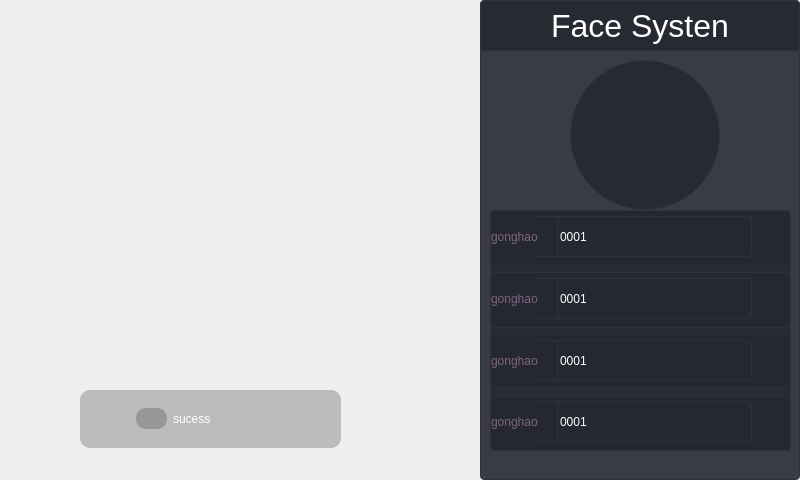
<?xml version="1.0" encoding="UTF-8"?>
<ui version="4.0">
 <class>FaceAttence</class>
 <widget class="QMainWindow" name="FaceAttence">
  <property name="geometry">
   <rect>
    <x>0</x>
    <y>0</y>
    <width>800</width>
    <height>480</height>
   </rect>
  </property>
  <property name="windowTitle">
   <string>FaceAttence</string>
  </property>
  <widget class="QWidget" name="centralwidget">
   <widget class="QWidget" name="widget" native="true">
    <property name="geometry">
     <rect>
      <x>0</x>
      <y>0</y>
      <width>480</width>
      <height>480</height>
     </rect>
    </property>
    <property name="styleSheet">
     <string notr="true"/>
    </property>
    <widget class="QWidget" name="widget_2" native="true">
     <property name="geometry">
      <rect>
       <x>80</x>
       <y>390</y>
       <width>261</width>
       <height>58</height>
      </rect>
     </property>
     <property name="styleSheet">
      <string notr="true">background-color: rgba(49, 50, 54,69);
border-radius:10px;</string>
     </property>
     <layout class="QGridLayout" name="gridLayout">
      <item row="0" column="0">
       <layout class="QHBoxLayout" name="horizontalLayout">
        <item>
         <spacer name="horizontalSpacer">
          <property name="orientation">
           <enum>Qt::Horizontal</enum>
          </property>
          <property name="sizeHint" stdset="0">
           <size>
            <width>40</width>
            <height>20</height>
           </size>
          </property>
         </spacer>
        </item>
        <item>
         <widget class="QLabel" name="label">
          <property name="minimumSize">
           <size>
            <width>31</width>
            <height>21</height>
           </size>
          </property>
          <property name="maximumSize">
           <size>
            <width>31</width>
            <height>21</height>
           </size>
          </property>
          <property name="styleSheet">
           <string notr="true">image: url(:/true.png);</string>
          </property>
          <property name="text">
           <string/>
          </property>
         </widget>
        </item>
        <item>
         <widget class="QLabel" name="label_2">
          <property name="styleSheet">
           <string notr="true">font: 25 24pt &quot;mry_KacstQurn&quot;;
border:none;
background-color: rgba(49, 50, 54,0);
color: rgb(255, 255, 255);</string>
          </property>
          <property name="text">
           <string>sucess</string>
          </property>
         </widget>
        </item>
       </layout>
      </item>
      <item row="0" column="1">
       <spacer name="horizontalSpacer_2">
        <property name="orientation">
         <enum>Qt::Horizontal</enum>
        </property>
        <property name="sizeHint" stdset="0">
         <size>
          <width>40</width>
          <height>20</height>
         </size>
        </property>
       </spacer>
      </item>
     </layout>
    </widget>
    <widget class="QLabel" name="headpicLb">
     <property name="geometry">
      <rect>
       <x>90</x>
       <y>60</y>
       <width>266</width>
       <height>266</height>
      </rect>
     </property>
     <property name="styleSheet">
      <string notr="true">image: url(:/Circle.png);</string>
     </property>
     <property name="text">
      <string/>
     </property>
    </widget>
    <widget class="QLabel" name="vdieoLb">
     <property name="geometry">
      <rect>
       <x>0</x>
       <y>0</y>
       <width>480</width>
       <height>480</height>
      </rect>
     </property>
     <property name="text">
      <string/>
     </property>
    </widget>
    <zorder>vdieoLb</zorder>
    <zorder>widget_2</zorder>
    <zorder>headpicLb</zorder>
   </widget>
   <widget class="QWidget" name="widget_3" native="true">
    <property name="geometry">
     <rect>
      <x>480</x>
      <y>0</y>
      <width>320</width>
      <height>480</height>
     </rect>
    </property>
    <property name="styleSheet">
     <string notr="true">QWidget{
		border:1px solid #313236;
		border-radius:4px;	
		background-color: rgba(37, 40, 49,0.9);
}

QWidget#tital_Lb{
		font: 24pt;
		color:rgb(255,255,255)
}

QWidget#head_Lb{
		border-radius:75px;
}</string>
    </property>
    <widget class="QLabel" name="tital_Lb">
     <property name="geometry">
      <rect>
       <x>0</x>
       <y>0</y>
       <width>320</width>
       <height>51</height>
      </rect>
     </property>
     <property name="text">
      <string>Face Systen</string>
     </property>
     <property name="alignment">
      <set>Qt::AlignCenter</set>
     </property>
    </widget>
    <widget class="QLabel" name="head_Lb">
     <property name="geometry">
      <rect>
       <x>90</x>
       <y>60</y>
       <width>150</width>
       <height>150</height>
      </rect>
     </property>
     <property name="text">
      <string/>
     </property>
    </widget>
    <widget class="QWidget" name="">
     <property name="geometry">
      <rect>
       <x>10</x>
       <y>210</y>
       <width>301</width>
       <height>241</height>
      </rect>
     </property>
     <layout class="QVBoxLayout" name="verticalLayout">
      <item>
       <widget class="QWidget" name="widget_4" native="true">
        <property name="styleSheet">
         <string notr="true">QWidget{
		border:1px solid #313236;
		border-radius:4px;	
		background-color: rgba(37, 40, 49,0.9);
}

QLabel{
		border:none;
		color: rgb(125,100,127);
	font: 16pt &quot;Sans Serif&quot;;
}

QLineEdit{
		color: rgb(255,255,255);
		font: 16pt &quot;Sans Serif&quot;;
}</string>
        </property>
        <widget class="QWidget" name="">
         <property name="geometry">
          <rect>
           <x>1</x>
           <y>6</y>
           <width>261</width>
           <height>41</height>
          </rect>
         </property>
         <layout class="QHBoxLayout" name="horizontalLayout_2">
          <item>
           <widget class="QLabel" name="label_6">
            <property name="text">
             <string>gonghao</string>
            </property>
           </widget>
          </item>
          <item>
           <spacer name="horizontalSpacer_3">
            <property name="orientation">
             <enum>Qt::Horizontal</enum>
            </property>
            <property name="sizeType">
             <enum>QSizePolicy::Fixed</enum>
            </property>
            <property name="sizeHint" stdset="0">
             <size>
              <width>13</width>
              <height>20</height>
             </size>
            </property>
           </spacer>
          </item>
          <item>
           <widget class="QLineEdit" name="lineEdit">
            <property name="enabled">
             <bool>false</bool>
            </property>
            <property name="sizePolicy">
             <sizepolicy hsizetype="Expanding" vsizetype="Expanding">
              <horstretch>0</horstretch>
              <verstretch>0</verstretch>
             </sizepolicy>
            </property>
            <property name="text">
             <string>0001</string>
            </property>
           </widget>
          </item>
         </layout>
        </widget>
       </widget>
      </item>
      <item>
       <widget class="QWidget" name="widget_5" native="true">
        <property name="styleSheet">
         <string notr="true">QWidget{
		border:1px solid #313236;
		border-radius:4px;	
		background-color: rgba(37, 40, 49,0.9);
}

QLabel{
		border:none;
		color: rgb(125,100,127);
	font: 16pt &quot;Sans Serif&quot;;
}

QLineEdit{
		color: rgb(255,255,255);
		font: 16pt &quot;Sans Serif&quot;;
}</string>
        </property>
        <widget class="QWidget" name="layoutWidget">
         <property name="geometry">
          <rect>
           <x>1</x>
           <y>6</y>
           <width>261</width>
           <height>41</height>
          </rect>
         </property>
         <layout class="QHBoxLayout" name="horizontalLayout_3">
          <item>
           <widget class="QLabel" name="label_7">
            <property name="text">
             <string>gonghao</string>
            </property>
           </widget>
          </item>
          <item>
           <spacer name="horizontalSpacer_4">
            <property name="orientation">
             <enum>Qt::Horizontal</enum>
            </property>
            <property name="sizeType">
             <enum>QSizePolicy::Fixed</enum>
            </property>
            <property name="sizeHint" stdset="0">
             <size>
              <width>13</width>
              <height>20</height>
             </size>
            </property>
           </spacer>
          </item>
          <item>
           <widget class="QLineEdit" name="lineEdit_2">
            <property name="enabled">
             <bool>false</bool>
            </property>
            <property name="sizePolicy">
             <sizepolicy hsizetype="Expanding" vsizetype="Expanding">
              <horstretch>0</horstretch>
              <verstretch>0</verstretch>
             </sizepolicy>
            </property>
            <property name="text">
             <string>0001</string>
            </property>
           </widget>
          </item>
         </layout>
        </widget>
       </widget>
      </item>
      <item>
       <widget class="QWidget" name="widget_6" native="true">
        <property name="styleSheet">
         <string notr="true">QWidget{
		border:1px solid #313236;
		border-radius:4px;	
		background-color: rgba(37, 40, 49,0.9);
}

QLabel{
		border:none;
		color: rgb(125,100,127);
	font: 16pt &quot;Sans Serif&quot;;
}

QLineEdit{
		color: rgb(255,255,255);
		font: 16pt &quot;Sans Serif&quot;;
}</string>
        </property>
        <widget class="QWidget" name="layoutWidget_2">
         <property name="geometry">
          <rect>
           <x>1</x>
           <y>6</y>
           <width>261</width>
           <height>41</height>
          </rect>
         </property>
         <layout class="QHBoxLayout" name="horizontalLayout_4">
          <item>
           <widget class="QLabel" name="label_8">
            <property name="text">
             <string>gonghao</string>
            </property>
           </widget>
          </item>
          <item>
           <spacer name="horizontalSpacer_5">
            <property name="orientation">
             <enum>Qt::Horizontal</enum>
            </property>
            <property name="sizeType">
             <enum>QSizePolicy::Fixed</enum>
            </property>
            <property name="sizeHint" stdset="0">
             <size>
              <width>13</width>
              <height>20</height>
             </size>
            </property>
           </spacer>
          </item>
          <item>
           <widget class="QLineEdit" name="lineEdit_3">
            <property name="enabled">
             <bool>false</bool>
            </property>
            <property name="sizePolicy">
             <sizepolicy hsizetype="Expanding" vsizetype="Expanding">
              <horstretch>0</horstretch>
              <verstretch>0</verstretch>
             </sizepolicy>
            </property>
            <property name="text">
             <string>0001</string>
            </property>
           </widget>
          </item>
         </layout>
        </widget>
       </widget>
      </item>
      <item>
       <widget class="QWidget" name="widget_7" native="true">
        <property name="styleSheet">
         <string notr="true">QWidget{
		border:1px solid #313236;
		border-radius:4px;	
		background-color: rgba(37, 40, 49,0.9);
}

QLabel{
		border:none;
		color: rgb(125,100,127);
	font: 16pt &quot;Sans Serif&quot;;
}

QLineEdit{
		color: rgb(255,255,255);
		font: 16pt &quot;Sans Serif&quot;;
}</string>
        </property>
        <widget class="QWidget" name="layoutWidget_3">
         <property name="geometry">
          <rect>
           <x>1</x>
           <y>6</y>
           <width>261</width>
           <height>41</height>
          </rect>
         </property>
         <layout class="QHBoxLayout" name="horizontalLayout_5">
          <item>
           <widget class="QLabel" name="label_9">
            <property name="text">
             <string>gonghao</string>
            </property>
           </widget>
          </item>
          <item>
           <spacer name="horizontalSpacer_6">
            <property name="orientation">
             <enum>Qt::Horizontal</enum>
            </property>
            <property name="sizeType">
             <enum>QSizePolicy::Fixed</enum>
            </property>
            <property name="sizeHint" stdset="0">
             <size>
              <width>13</width>
              <height>20</height>
             </size>
            </property>
           </spacer>
          </item>
          <item>
           <widget class="QLineEdit" name="lineEdit_4">
            <property name="enabled">
             <bool>false</bool>
            </property>
            <property name="sizePolicy">
             <sizepolicy hsizetype="Expanding" vsizetype="Expanding">
              <horstretch>0</horstretch>
              <verstretch>0</verstretch>
             </sizepolicy>
            </property>
            <property name="text">
             <string>0001</string>
            </property>
           </widget>
          </item>
         </layout>
        </widget>
       </widget>
      </item>
     </layout>
    </widget>
   </widget>
  </widget>
 </widget>
 <resources/>
 <connections/>
</ui>
